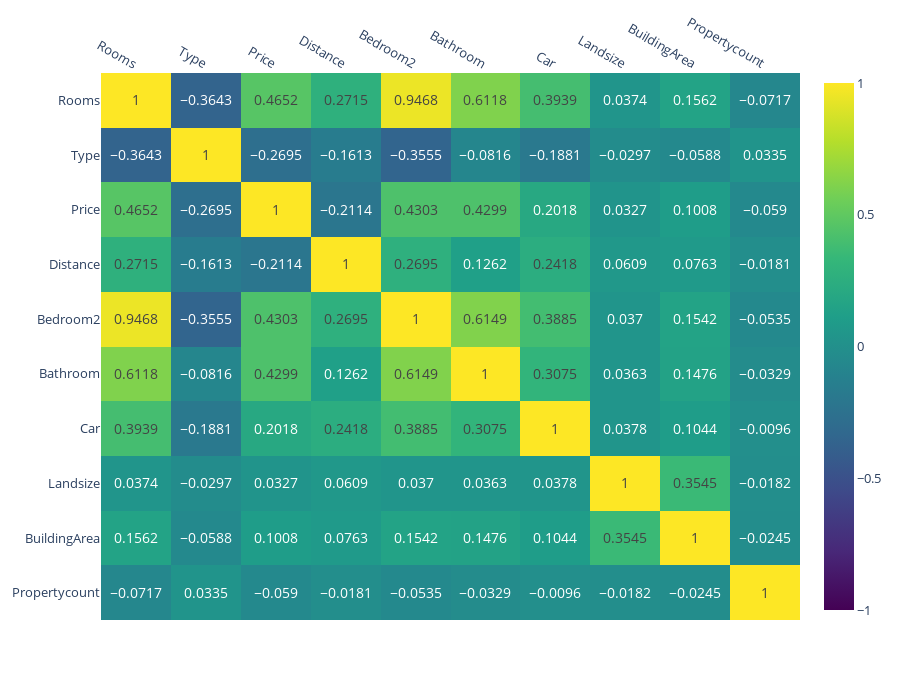

Here is the notebook cell this chart was saved with:
### Code cell
fig = (
        px.imshow(melb.corr().round(4), 
                text_auto = True, 
                height = 700, 
                aspect = 'auto', 
                color_continuous_scale='Viridis',
                color_continuous_midpoint=0
    )
)
fig.update_xaxes(side = 'top')
fig.update_traces(textfont = {'size': 14})
fig.update_coloraxes(showscale=True)
fig.update_layout(font_size = 13)
fig.show()

### Figure 1 — Plotly figure (JSON) as saved in the notebook; plotly's stock layout.template omitted (floating-point values rounded to 4 significant figures)
{"data": [{"coloraxis": "coloraxis", "hovertemplate": "x: %{x}<br>y: %{y}<br>color: %{z}<extra></extra>", "name": "0", "textfont": {"size": 14}, "texttemplate": "%{z}", "type": "heatmap", "x": ["Rooms", "Type", "Price", "Distance", "Bedroom2", "Bathroom", "Car", "Landsize", "BuildingArea", "Propertycount"], "xaxis": "x", "y": ["Rooms", "Type", "Price", "Distance", "Bedroom2", "Bathroom", "Car", "Landsize", "BuildingArea", "Propertycount"], "yaxis": "y", "z": [[1, -0.3643, 0.4652, 0.2715, 0.9468, 0.6118, 0.3939, 0.0374, 0.1562, -0.0717], [-0.3643, 1, -0.2695, -0.1613, -0.3555, -0.0816, -0.1881, -0.0297, -0.0588, 0.0335], [0.4652, -0.2695, 1, -0.2114, 0.4303, 0.4299, 0.2018, 0.0327, 0.1008, -0.059], [0.2715, -0.1613, -0.2114, 1, 0.2695, 0.1262, 0.2418, 0.0609, 0.0763, -0.0181], [0.9468, -0.3555, 0.4303, 0.2695, 1, 0.6149, 0.3885, 0.037, 0.1542, -0.0535], [0.6118, -0.0816, 0.4299, 0.1262, 0.6149, 1, 0.3075, 0.0363, 0.1476, -0.0329], [0.3939, -0.1881, 0.2018, 0.2418, 0.3885, 0.3075, 1, 0.0378, 0.1044, -0.0096], [0.0374, -0.0297, 0.0327, 0.0609, 0.037, 0.0363, 0.0378, 1, 0.3545, -0.0182], [0.1562, -0.0588, 0.1008, 0.0763, 0.1542, 0.1476, 0.1044, 0.3545, 1, -0.0245], [-0.0717, 0.0335, -0.059, -0.0181, -0.0535, -0.0329, -0.0096, -0.0182, -0.0245, 1]]}], "layout": {"coloraxis": {"cmid": 0, "colorscale": [[0, "#440154"], [0.1111, "#482878"], [0.2222, "#3e4989"], [0.3333, "#31688e"], [0.4444, "#26828e"], [0.5556, "#1f9e89"], [0.6667, "#35b779"], [0.7778, "#6ece58"], [0.8889, "#b5de2b"], [1, "#fde725"]], "showscale": true}, "font": {"size": 13}, "height": 700, "margin": {"t": 60}, "xaxis": {"anchor": "y", "domain": [0, 1], "side": "top"}, "yaxis": {"anchor": "x", "autorange": "reversed", "domain": [0, 1]}}}
